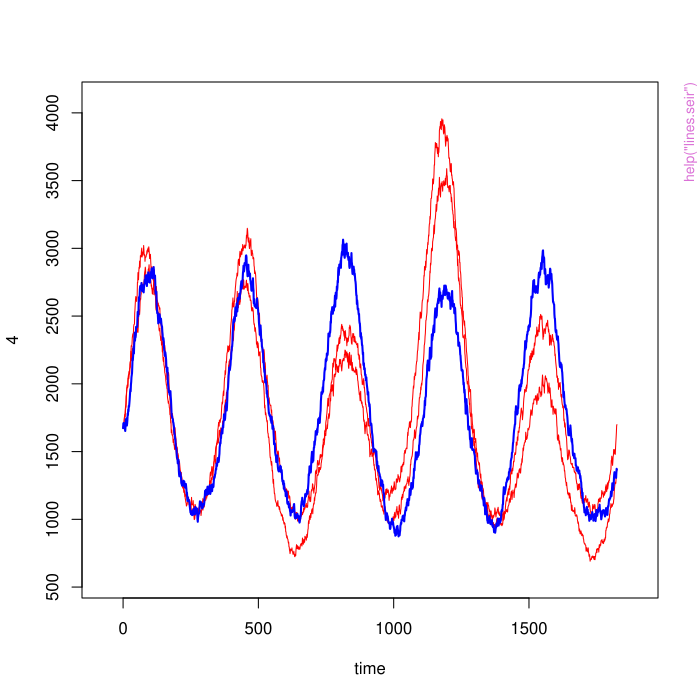

Write the R code that produced this figure.
pkgname <- "dizzys"
source(file.path(R.home("share"), "R", "examples-header.R"))
options(warn = 1)
library('dizzys')

base::assign(".oldSearch", base::search(), pos = 'CheckExEnv')
cleanEx()
nameEx("coef.seir")
### * coef.seir

flush(stderr()); flush(stdout())

### Name: coef.seir
### Title: Coefficient of seir Object
### Aliases: coef.seir
### Keywords: coefficients seir object

### ** Examples

	seirobj1<-seir(N=1e7)
	coef(seirobj1)

	seirobj2<-seir(nbVilles=3, N=c(1e7,1e6))
	coef(seirobj2)



cleanEx()
nameEx("equilibrium")
### * equilibrium

flush(stderr()); flush(stdout())

### Name: equilibrium
### Title: Finding Endemic Equilibrium of a seasonally-forced SEIR/SIR
###   model
### Aliases: equilibrium
### Keywords: SEIR/SIR model limit cycle equilibrium

### ** Examples

## The point on the limit cycle depends on the input phase value 'phi':
	equilibrium(mu=.000456, beta0=1000/365, beta1=.1, sigma=1/7, gamma=1/7, phi=0, T=365,duration=100,unitTIME=1)
	equilibrium(mu=.000456, beta0=1000/365, beta1=.1, sigma=1/7, gamma=1/7, phi=pi/2, T=365, duration=100,unitTIME=7)



cleanEx()
nameEx("lines.seir")
### * lines.seir

flush(stderr()); flush(stdout())

### Name: lines.seir
### Title: Add Connected Line Segments of an seir object to a Plot 2D/3D
### Aliases: lines.seir
### Keywords: lines projection on plane

### ** Examples

#creating a plot
#adding a line to the plot
	seir(nbVilles=2)->obj
	seir(nbVilles=1)->obj1
	#2D
	plot(obj,col="red")
	lines(obj1,col="blue",lwd=2)
	#3D
	plot(obj,z="S",col="red",proj=list(c("time","P")))
	lines(obj1,z="S",col="blue",proj=list(c("time","P")))



cleanEx()
nameEx("persistence")
### * persistence

flush(stderr()); flush(stdout())

### Name: persistence
### Title: Persistence in a Metapopulation
### Aliases: persistence
### Keywords: metapopulation persistence

### ** Examples

	obj1<-seir.stoch(nbVilles=10,N=1e5)
	objper<-persistence(obj1)
	objper@persistence



cleanEx()
nameEx("plot.comp.surv.estim")
### * plot.comp.surv.estim

flush(stderr()); flush(stdout())

### Name: plot.comp.surv.estim
### Title: Plotting Survival Probability upon Time
### Aliases: plot.comp.surv.estim
### Keywords: persistence Cox regression

### ** Examples

	p<-persistence(seir(type="sto",nbVilles=15,N=1e5))	
	plot.comp.surv.estim(p)



cleanEx()
nameEx("plot.pers")
### * plot.pers

flush(stderr()); flush(stdout())

### Name: plot.pers
### Title: Plotting Kaplan Meier Survival Curve
### Aliases: plot.pers
### Keywords: Kaplan–Meier curve Kaplan–Meier estimator

### ** Examples

	p<-persistence(seir(type="sto",nbVilles=15,N=1e5))	
	plot.pers(p)
	x11()
	plot.pers(p,curvetype="pop",col=c("green","blue"),vilabline=c(1,3))



cleanEx()
nameEx("plot.seir")
### * plot.seir

flush(stderr()); flush(stdout())

### Name: plot.seir
### Title: Plotting 2D/3D a seir Object
### Aliases: plot.seir
### Keywords: seir model

### ** Examples

	 obj<-seir(nbVilles=3, N=1e7)
	plot(obj,col=c("red","blue"),lwd=2,xlab="time (day)", ylab="number of infectives")
	plot(obj,z="S",col=c("red","blue"),lwd=2,xlab="time (day)", ylab="number of infectives",zlab="number of susceptible")
	plot(obj,z="S",col=c("red","blue"),lwd=2,proj=list(c("time","P"),c("time","S")),box=F,xlab="time (day)", ylab="number of infectives",zlab="number of susceptible")



cleanEx()
nameEx("pop.seir")
### * pop.seir

flush(stderr()); flush(stdout())

### Name: pop.seir
### Title: Extract Values of State Variables of each City according to
###   Time.
### Aliases: pop.seir

### ** Examples

	obj<-seir(nbVilles=3, N=1e7)
	tpobj<-pop(obj) 
	class(tpobj)
	tpobj<-pop(obj,fct="sum")
	class(tpobj)
	tpobj<-pop(obj,subset=c(1,2),fct="sum")	
	class(tpobj)



cleanEx()
nameEx("print.seir")
### * print.seir

flush(stderr()); flush(stdout())

### Name: print.seir
### Title: Printing seir Object
### Aliases: print.seir

### ** Examples

	obj<-seir(nbVilles=3, N=1e7)
	print(obj)



cleanEx()
nameEx("seir-class")
### * seir-class

flush(stderr()); flush(stdout())

### Name: seir-class
### Title: seir Class '"seir"'
### Aliases: seir-class
### Keywords: classes

### ** Examples

showClass("seir")



cleanEx()
nameEx("seir")
### * seir

flush(stderr()); flush(stdout())

### Name: seir
### Title: Creat a seir Object
### Aliases: seir
### Keywords: deterministic model stochastic model

### ** Examples

	obj<-seir()
	plot(obj)
	obj<-seir(type="sto",nbVilles=3,N=c(1e7,1e6))
	plot(obj)
	obj<-seir(type="deter",nbVilles=3,N=c(1e7,1e6))
	plot(obj)	



cleanEx()
nameEx("simul")
### * simul

flush(stderr()); flush(stdout())

### Name: simul
### Title: Redoing or Continuing a Simulation.
### Aliases: simul
### Keywords: seir model R package

### ** Examples

	#STO, STO
	sto<-seir(N=10e5,type="stoch",duration=5*365,beta1=0.1,nbVilles=2)
	plot(simul(sto,type="stoch",continue=TRUE,duration=5*365,beta1=0,phi=c(pi/2,0)))
		pause()
	#DET, DET
	det<-seir(N=10e5,type="deter",duration=50*365)
	plot(simul(det,type="deter",continue=TRUE,duration=50*365,beta1=0,phi=pi/2))
		pause()



cleanEx()
nameEx("str.seir")
### * str.seir

flush(stderr()); flush(stdout())

### Name: str.seir
### Title: Describe the Structure of a seir Object.
### Aliases: str.seir
### Keywords: seir model R object

### ** Examples

	obj<-seir()
	str(obj)



cleanEx()
nameEx("summary.seir")
### * summary.seir

flush(stderr()); flush(stdout())

### Name: summary.seir
### Title: Object Summaries
### Aliases: summary.seir
### Keywords: summary seir class

### ** Examples

	obj<-seir()
	summary(obj)



### * <FOOTER>
###
options(digits = 7L)
base::cat("Time elapsed: ", proc.time() - base::get("ptime", pos = 'CheckExEnv'),"\n")
grDevices::dev.off()
###
### Local variables: ***
### mode: outline-minor ***
### outline-regexp: "\\(> \\)?### [*]+" ***
### End: ***
quit('no')
